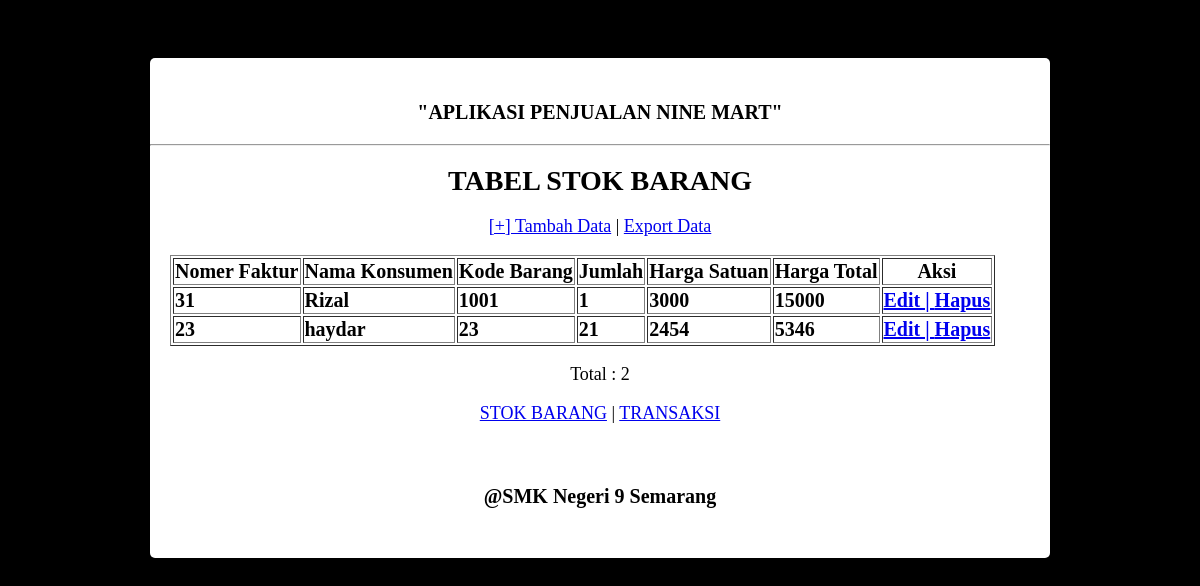
Page /lihat_transaksi.php on the committed database.
### tables this page shows
CREATE TABLE `tb_penjualan` (
  `id` int(5) NOT NULL,
  `no_faktur` varchar(5) NOT NULL,
  `nama_konsumen` varchar(50) NOT NULL,
  `kode_barang` int(11) NOT NULL,
  `jumlah` int(5) NOT NULL,
  `harga_satuan` float NOT NULL,
  `harga_total` float NOT NULL
);

### lihat_transaksi.php (the view, shortened to what this page needs)
<?php
include 'koneksi.php';
 ?>
<!DOCTYPE html>
<html lang="”en”">
  <head>
  </head>
  <body>
    <div class="judul">
      <br />
      <blockquote style="text-align: center; font-weight: bold">"APLIKASI PENJUALAN NINE MART"</blockquote>
      <hr style="font-weight: bold" />
      <h1>TABEL STOK BARANG</h1>
      <p><a href="transaksi.php">[+] Tambah Data</a> | <a href="export_transaksi.php">Export Data</a>
      <table border="1">
            <tr>
                <th>Nomer Faktur</th>
                <th>Nama Konsumen</th>
                <th>Kode Barang</th>
                <th>Jumlah</th>
                <th>Harga Satuan</th>
                <th>Harga Total</th>
                <th>Aksi</th>
            </tr>
            <?php
                $query = mysqli_query($conn, "SELECT * FROM tb_penjualan");
                    while ($data = mysqli_fetch_array($query)) {
                ?>
            <tr>
                <td><?php echo $data['no_faktur']; ?></td>
                <td><?php echo $data['nama_konsumen']; ?></td>
                <td><?php echo $data['kode_barang']; ?></td>
                <td><?php echo $data['jumlah']; ?></td>
                <td><?php echo $data['harga_satuan']; ?></td>
                <td><?php echo $data['harga_total']; ?></td>
                <td><a href='edit_transaksi.php?id="<?= $data['id'] ?>"'>Edit | <a href='lihat_transaksi.php?no_faktur="<?= $data['no_faktur'] ?>"'>Hapus</a></a></td>
            </tr>
                <?php
                }
                ?>
        </table>
        <p align="center">Total : <?php echo mysqli_num_rows($query) ?></p>
      <p><a href="stok_barang.php">STOK BARANG</a> | <a href="transaksi.php">TRANSAKSI</a></p>
      <br />
      <footer><blockquote style="font-weight: bold; text-align: center">@SMK Negeri 9 Semarang</blockquote></footer>
    </div>
    <br />
  </body>
</html>

### lihat_transaksi.php (style rules this page uses)
body { background-color: black; padding-top: 50px; }
.judul { margin: auto; font-weight: bold; height: 500px; width: 900px; background-color: white; border-radius: 5px; font-size: 20px; }
h1 { text-align: center; font-size: 28px; font-weight: bold; }
p { text-align: center; font-size: 18px; font-weight: lighter; text-decoration: none; }
table { margin-left: 20px; }

### rows in the picture
tb_penjualan: no_faktur "31", nama_konsumen "Rizal", kode_barang "1001", jumlah "1", harga_satuan "3000", harga_total "15000"
tb_penjualan: no_faktur "23", nama_konsumen "haydar", kode_barang "23", jumlah "21", harga_satuan "2454", harga_total "5346"

### other values in the picture
mysqli_num_rows($query) "2"
